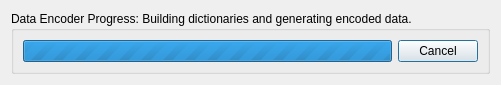
<?xml version="1.0" encoding="UTF-8"?>
<ui version="4.0">
 <class>DataEncodingDialog</class>
 <widget class="QDialog" name="DataEncodingDialog">
  <property name="geometry">
   <rect>
    <x>0</x>
    <y>0</y>
    <width>501</width>
    <height>85</height>
   </rect>
  </property>
  <property name="windowTitle">
   <string>RDF Data Encoder</string>
  </property>
  <layout class="QGridLayout" name="gridLayout">
   <item row="0" column="0">
    <widget class="QGroupBox" name="groupBox">
     <property name="title">
      <string>Data Encoder Progress: Building dictionaries and generating encoded data.</string>
     </property>
     <layout class="QGridLayout" name="gridLayout_2">
      <item row="0" column="0">
       <layout class="QHBoxLayout" name="horizontalLayout">
        <item>
         <widget class="QProgressBar" name="progressBar">
          <property name="autoFillBackground">
           <bool>false</bool>
          </property>
          <property name="maximum">
           <number>0</number>
          </property>
          <property name="value">
           <number>-1</number>
          </property>
         </widget>
        </item>
        <item>
         <widget class="QPushButton" name="cancel">
          <property name="text">
           <string>Cancel</string>
          </property>
         </widget>
        </item>
       </layout>
      </item>
     </layout>
    </widget>
   </item>
  </layout>
 </widget>
 <resources/>
 <connections/>
</ui>
